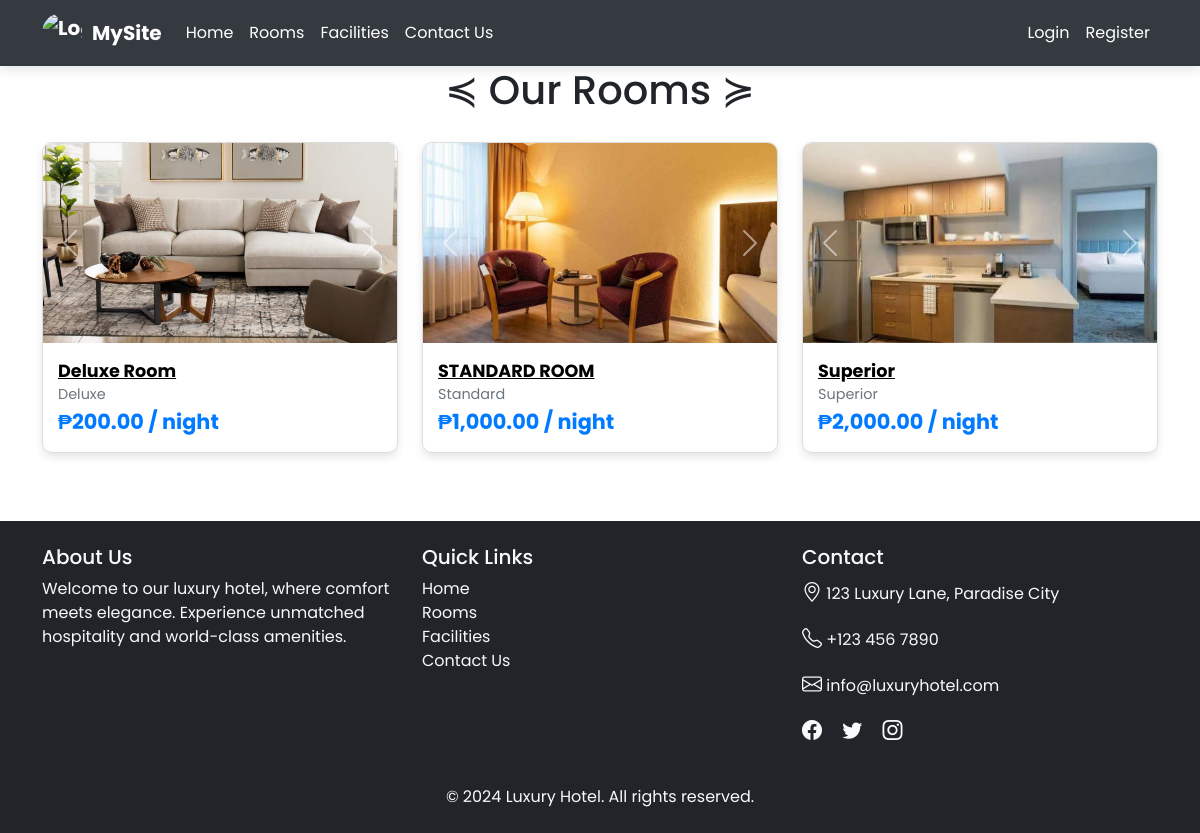
The page /rooms.php on the database its author committed.
### tables this page shows
CREATE TABLE `rooms` (
  `id` int(11) NOT NULL,
  `images` text NOT NULL,
  `room_type` varchar(255) NOT NULL,
  `price` decimal(10,0) NOT NULL,
  `capacity` int(11) NOT NULL,
  `amenities` text NOT NULL,
  `description` text NOT NULL,
  `created_at` timestamp NOT NULL DEFAULT current_timestamp() ON UPDATE current_timestamp(),
  `name` varchar(255) NOT NULL,
  `room_number` varchar(50) NOT NULL,
  `status` varchar(255) NOT NULL,
  `cleanliness_status` varchar(255) NOT NULL
);

### rooms.php (the view, shortened to what this page needs)
<?php
include 'config.php';
include 'navbar.php';
?>
  <link rel="stylesheet" href="./admin/css/roombook.css">
<section id="room-list">
    <h1 class="head text-center">≼ Our Rooms ≽</h1>
    <div class="container">
        <div class="row">
            <?php
                $sql = "SELECT * FROM rooms GROUP BY room_type";
                $result = mysqli_query($conn, $sql);
                if (mysqli_num_rows($result) > 0) {
                    while ($row = mysqli_fetch_assoc($result)) {
                        ?>
                        <div class="col-md-4">
                            <div class="room-card">
                                <div id="roomCarousel<?php echo $row['id']; ?>" class="carousel slide" data-bs-ride="carousel">
                                    <div class="carousel-inner">
                                        <?php
                                        $images = explode(',', $row['images']);
                                        $isActive = true;
                                        foreach ($images as $image) {
                                            ?>
                                            <div class="carousel-item <?php echo $isActive ? 'active' : ''; ?>">
                                                <img src="<?php echo './uploads/' . $image; ?>" alt="Room Image">
                                            </div>
                                            <?php
                                            $isActive = false;
                                        }
                                        ?>
                                    </div>
                                    <button class="carousel-control-prev" type="button" data-bs-target="#roomCarousel<?php echo $row['id']; ?>" data-bs-slide="prev">
                                        <span class="carousel-control-prev-icon" aria-hidden="true"></span>
                                    </button>
                                    <button class="carousel-control-next" type="button" data-bs-target="#roomCarousel<?php echo $row['id']; ?>" data-bs-slide="next">
                                        <span class="carousel-control-next-icon" aria-hidden="true"></span>
                                    </button>
                                </div>
                                <div class="card-body">
                                    <a href="./view_room.php?id=<?php echo $row['id']; ?>">
                                        <div class="room-name"><?php echo $row['name']; ?></div>
                                    </a>
                                    <div class="room-details"><?php echo $row['room_type']; ?></div>
                                    <div class="price">₱<?php echo number_format($row['price'], 2); ?> / night</div>
                                </div>
                            </div>
                        </div>
                        <?php
                    }
                } else {
                    echo "No rooms found.";
                }
                ?>
        </div>
    </div>
</section>
<?php include './footer.php'; ?>

### admin/css/roombook.css (style rules this page uses)
:root { --bg-text-shadow: 0 2px 4px rgb(13 0 77 / 8%), 0 3px 6px rgb(13 0 77 / 8%), 0 8px 16px rgb(13 0 77 / 8%); --bg-box-shadow: 0px 0px 20px 6px rgba(26, 30, 164, 0.31); }
body { background-color: #ffff; }
* { margin: 0; padding: 0; font-family: 'Poppins', sans-serif; }
a { color: black; }

### rooms.php (style rules this page uses)
.room-card { max-width: 100%; margin: 20px auto; border: 1px solid #ddd; border-radius: 10px; box-shadow: 0 4px 8px rgba(0, 0, 0, 0.1); overflow: hidden; }
.carousel-item img { width: 100%; height: 200px; object-fit: cover; }
.room-card .card-body { padding: 15px; }
.room-card .room-name { font-size: 1.1rem; font-weight: bold; }
.room-card .room-details { font-size: 0.9rem; color: #6c757d; }
.room-card .price { font-size: 1.3rem; font-weight: bold; color: #007bff; }

### rows shown on the page
rooms: name "Deluxe Room", room_type "Deluxe", price "200.00"
rooms: name "STANDARD ROOM", room_type "Standard", price "1,000.00"
rooms: name "Superior", room_type "Superior", price "2,000.00"
